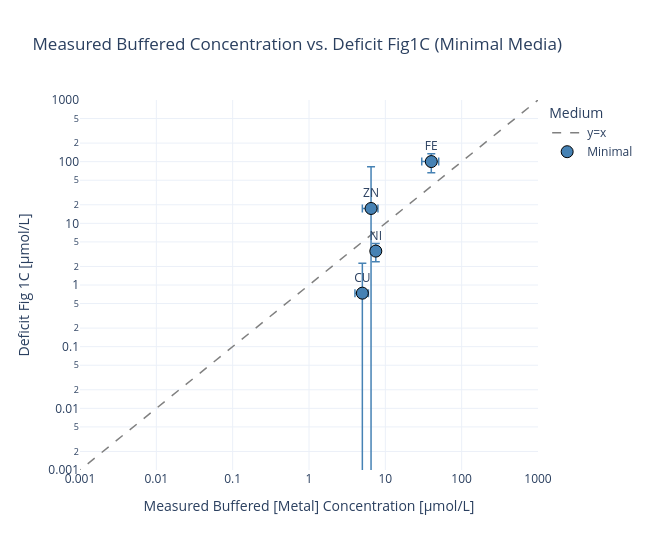

The cell this chart's notebook holds for it:
### Markdown cell above
### Plot 5 – Measured buffered [Metal] concentration vs. Deficit Figure 1C (absolute value, Minimal)

### Code cell
# All metals with measured buffered data (CO is NaN → dropped automatically)
df_p5 = results_minimal[[
    'deficit_M', 'deficit_M_err',
    'measured_M', 'measured_std_M',
]].dropna(subset=['measured_M']).copy()

x_5     = abs(df_p5["measured_M"].astype(float).values * 1e6)
y_5     = abs(df_p5["deficit_M"].astype(float).values * 1e6)
x_5_err = df_p5["measured_std_M"].fillna(0).astype(float).values * 1e6
y_5_err = df_p5["deficit_M_err"].astype(float).values * 1e6

x_pos_5 = x_5[x_5 > 0]
x_ref_5 = np.logspace(np.log10(x_pos_5.min()) - 0.5, np.log10(x_pos_5.max()) + 0.5, 100)

ref_range = np.logspace(-4, 6, 100)

fig5 = go.Figure()
fig5.add_trace(go.Scatter(
    x=ref_range, y=ref_range,
    mode='lines', name='y=x',
    line=dict(color='gray', dash='dash', width=1.5),
))
fig5.add_trace(go.Scatter(
    x=x_5, y=y_5,
    mode='markers+text',
    name='Minimal',
    text=df_p5.index.tolist(),
    textposition='top center',
    marker=dict(size=12, color='steelblue', symbol='circle',
                line=dict(width=1, color='black')),
    error_x=dict(type="data", array=x_5_err.tolist(), visible=True,
                 color="steelblue", thickness=1.5),
    error_y=dict(type="data", array=y_5_err.tolist(), visible=True,
                 color="steelblue", thickness=1.5),
))
fig5.update_layout(
    title='Measured Buffered Concentration vs. Deficit Fig1C (Minimal Media)',
    xaxis=dict(title='Measured Buffered [Metal] Concentration [µmol/L]', type='log', range = [-3, 3]),
    yaxis=dict(title='Deficit Fig 1C [µmol/L]', type='log', range = [-3, 3]),
    template='plotly_white', width=650, height=550,
    legend=dict(title='Medium'),
)
fig5.show()

### Figure 1 — Plotly figure (JSON) as saved in the notebook; plotly's stock layout.template omitted (floating-point values rounded to 4 significant figures)
{"data": [{"line": {"color": "gray", "dash": "dash", "width": 1.5}, "mode": "lines", "name": "y=x", "x": [0.0001, 0.0001262, 0.0001592, 0.0002009, 0.0002535, 0.0003199, 0.0004037, 0.0005094, 0.0006428, 0.0008111, 0.001024, 0.001292, 0.00163, 0.002057, 0.002595, 0.003275, 0.004132, 0.005214, 0.006579, 0.008302, 0.01048, 0.01322, 0.01668, 0.02105, 0.02656, 0.03352, 0.04229, 0.05337, 0.06734, 0.08498, 0.1072, 0.1353, 0.1707, 0.2154, 0.2719, 0.343, 0.4329, 0.5462, 0.6893, 0.8697, 1.097, 1.385, 1.748, 2.205, 2.783, 3.511, 4.431, 5.591, 7.055, 8.902, 11.23, 14.17, 17.89, 22.57, 28.48, 35.94, 45.35, 57.22, 72.21, 91.12, 115.0, 145.1, 183.1, 231.0, 291.5, 367.8, 464.2, 585.7, 739.1, 932.6, 1177.0, 1485.0, 1874.0, 2364.0, 2984.0, 3765.0, 4751.0, 5995.0, 7565.0, 9545.0, 12050.0, 15200.0, 19180.0, 24200.0, 30540.0, 38540.0, 48630.0, 61360.0, 77430.0, 97700.0, 123300.0, 155600.0, 196300.0, 247700.0, 312600.0, 394400.0, 497700.0, 628000.0, 792500.0, 1000000.0], "y": [0.0001, 0.0001262, 0.0001592, 0.0002009, 0.0002535, 0.0003199, 0.0004037, 0.0005094, 0.0006428, 0.0008111, 0.001024, 0.001292, 0.00163, 0.002057, 0.002595, 0.003275, 0.004132, 0.005214, 0.006579, 0.008302, 0.01048, 0.01322, 0.01668, 0.02105, 0.02656, 0.03352, 0.04229, 0.05337, 0.06734, 0.08498, 0.1072, 0.1353, 0.1707, 0.2154, 0.2719, 0.343, 0.4329, 0.5462, 0.6893, 0.8697, 1.097, 1.385, 1.748, 2.205, 2.783, 3.511, 4.431, 5.591, 7.055, 8.902, 11.23, 14.17, 17.89, 22.57, 28.48, 35.94, 45.35, 57.22, 72.21, 91.12, 115.0, 145.1, 183.1, 231.0, 291.5, 367.8, 464.2, 585.7, 739.1, 932.6, 1177.0, 1485.0, 1874.0, 2364.0, 2984.0, 3765.0, 4751.0, 5995.0, 7565.0, 9545.0, 12050.0, 15200.0, 19180.0, 24200.0, 30540.0, 38540.0, 48630.0, 61360.0, 77430.0, 97700.0, 123300.0, 155600.0, 196300.0, 247700.0, 312600.0, 394400.0, 497700.0, 628000.0, 792500.0, 1000000.0], "type": "scatter"}, {"error_x": {"array": [10.0, 1.0, 1.0, 1.5, 0.35], "color": "steelblue", "thickness": 1.5, "type": "data", "visible": true}, "error_y": {"array": [34.3, 1.512, 1.154, 65.33, null], "color": "steelblue", "thickness": 1.5, "type": "data", "visible": true}, "marker": {"color": "steelblue", "line": {"color": "black", "width": 1}, "size": 12, "symbol": "circle"}, "mode": "markers+text", "name": "Minimal", "text": ["FE", "CU", "NI", "ZN", "MN"], "textposition": "top center", "x": [40.0, 5.0, 7.5, 6.5, 0.7], "y": [100.4, 0.7371, 3.546, 17.42, NaN], "type": "scatter"}], "layout": {"xaxis": {"title": {"text": "Measured Buffered [Metal] Concentration [µmol/L]"}, "type": "log", "range": [-3, 3]}, "yaxis": {"title": {"text": "Deficit Fig 1C [µmol/L]"}, "type": "log", "range": [-3, 3]}, "title": {"text": "Measured Buffered Concentration vs. Deficit Fig1C (Minimal Media)"}, "width": 650, "height": 550, "legend": {"title": {"text": "Medium"}}}}
